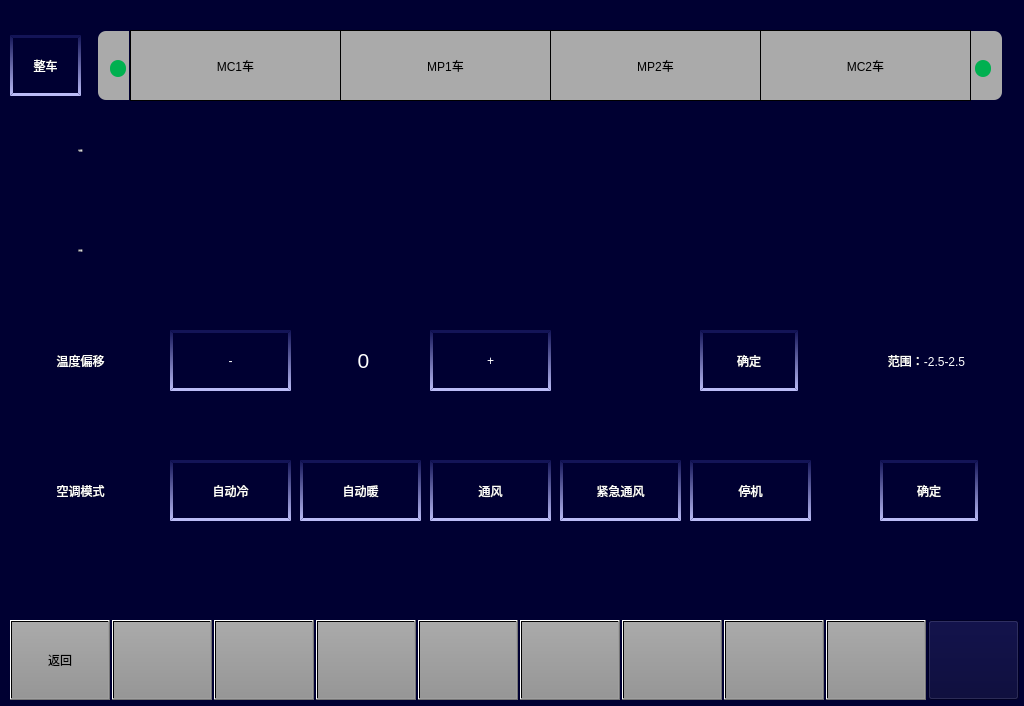
<?xml version="1.0" encoding="UTF-8"?>
<ui version="4.0">
 <class>VehicleSetAirConditionPage</class>
 <widget class="QWidget" name="VehicleSetAirConditionPage">
  <property name="geometry">
   <rect>
    <x>0</x>
    <y>0</y>
    <width>1024</width>
    <height>706</height>
   </rect>
  </property>
  <property name="windowTitle">
   <string>Form</string>
  </property>
  <property name="styleSheet">
   <string notr="true">background-color: rgb(0, 0,50);</string>
  </property>
  <widget class="QPushButton" name="BTN7">
   <property name="geometry">
    <rect>
     <x>622</x>
     <y>620</y>
     <width>100</width>
     <height>80</height>
    </rect>
   </property>
   <property name="focusPolicy">
    <enum>Qt::NoFocus</enum>
   </property>
   <property name="styleSheet">
    <string notr="true">	font: 20px, &quot;微软雅黑&quot;;
    color: black;
	transparent;background:qlineargradient(spread:pad,x1:0,y1:0,x2:0,y2:1,stop:0 rgba(170,170,170,255),stop:1 rgba(150,150,150,255));
</string>
   </property>
   <property name="text">
    <string/>
   </property>
  </widget>
  <widget class="QPushButton" name="BTN5">
   <property name="geometry">
    <rect>
     <x>418</x>
     <y>620</y>
     <width>100</width>
     <height>80</height>
    </rect>
   </property>
   <property name="focusPolicy">
    <enum>Qt::NoFocus</enum>
   </property>
   <property name="styleSheet">
    <string notr="true">	font: 20px, &quot;微软雅黑&quot;;
    color: black;
	transparent;background:qlineargradient(spread:pad,x1:0,y1:0,x2:0,y2:1,stop:0 rgba(170,170,170,255),stop:1 rgba(150,150,150,255));
</string>
   </property>
   <property name="text">
    <string/>
   </property>
  </widget>
  <widget class="QPushButton" name="BTNHome">
   <property name="geometry">
    <rect>
     <x>928</x>
     <y>620</y>
     <width>91</width>
     <height>80</height>
    </rect>
   </property>
   <property name="focusPolicy">
    <enum>Qt::NoFocus</enum>
   </property>
   <property name="styleSheet">
    <string notr="true">border-image: url(:/images/image/Home.png);</string>
   </property>
   <property name="text">
    <string/>
   </property>
  </widget>
  <widget class="QPushButton" name="BTN2">
   <property name="geometry">
    <rect>
     <x>112</x>
     <y>620</y>
     <width>100</width>
     <height>80</height>
    </rect>
   </property>
   <property name="focusPolicy">
    <enum>Qt::NoFocus</enum>
   </property>
   <property name="styleSheet">
    <string notr="true">font: 20px, &quot;微软雅黑&quot;;color: black;transparent;background:qlineargradient(spread:pad,x1:0,y1:0,x2:0,y2:1,stop:0 rgba(170,170,170,255),stop:1 rgba(150,150,150,255));</string>
   </property>
   <property name="text">
    <string/>
   </property>
  </widget>
  <widget class="QPushButton" name="BTN8">
   <property name="geometry">
    <rect>
     <x>724</x>
     <y>620</y>
     <width>100</width>
     <height>80</height>
    </rect>
   </property>
   <property name="focusPolicy">
    <enum>Qt::NoFocus</enum>
   </property>
   <property name="styleSheet">
    <string notr="true">	font: 20px, &quot;微软雅黑&quot;;
    color: black;
	transparent;background:qlineargradient(spread:pad,x1:0,y1:0,x2:0,y2:1,stop:0 rgba(170,170,170,255),stop:1 rgba(150,150,150,255));
</string>
   </property>
   <property name="text">
    <string/>
   </property>
  </widget>
  <widget class="QPushButton" name="BTN9">
   <property name="geometry">
    <rect>
     <x>826</x>
     <y>620</y>
     <width>100</width>
     <height>80</height>
    </rect>
   </property>
   <property name="focusPolicy">
    <enum>Qt::NoFocus</enum>
   </property>
   <property name="styleSheet">
    <string notr="true">	font: 20px, &quot;微软雅黑&quot;;
    color: black;
	transparent;background:qlineargradient(spread:pad,x1:0,y1:0,x2:0,y2:1,stop:0 rgba(170,170,170,255),stop:1 rgba(150,150,150,255));
</string>
   </property>
   <property name="text">
    <string/>
   </property>
  </widget>
  <widget class="QPushButton" name="BTN6">
   <property name="geometry">
    <rect>
     <x>520</x>
     <y>620</y>
     <width>100</width>
     <height>80</height>
    </rect>
   </property>
   <property name="focusPolicy">
    <enum>Qt::NoFocus</enum>
   </property>
   <property name="styleSheet">
    <string notr="true">	font: 20px, &quot;微软雅黑&quot;;
    color: black;
	transparent;background:qlineargradient(spread:pad,x1:0,y1:0,x2:0,y2:1,stop:0 rgba(170,170,170,255),stop:1 rgba(150,150,150,255));
</string>
   </property>
   <property name="text">
    <string/>
   </property>
  </widget>
  <widget class="QPushButton" name="BTN3">
   <property name="geometry">
    <rect>
     <x>214</x>
     <y>620</y>
     <width>100</width>
     <height>80</height>
    </rect>
   </property>
   <property name="focusPolicy">
    <enum>Qt::NoFocus</enum>
   </property>
   <property name="styleSheet">
    <string notr="true">	font: 20px, &quot;微软雅黑&quot;;
    color: black;
	transparent;background:qlineargradient(spread:pad,x1:0,y1:0,x2:0,y2:1,stop:0 rgba(170,170,170,255),stop:1 rgba(150,150,150,255));
</string>
   </property>
   <property name="text">
    <string/>
   </property>
  </widget>
  <widget class="QPushButton" name="BTN1">
   <property name="geometry">
    <rect>
     <x>10</x>
     <y>620</y>
     <width>100</width>
     <height>80</height>
    </rect>
   </property>
   <property name="focusPolicy">
    <enum>Qt::NoFocus</enum>
   </property>
   <property name="styleSheet">
    <string notr="true">font: 20px, &quot;微软雅黑&quot;;color: black;transparent;background:qlineargradient(spread:pad,x1:0,y1:0,x2:0,y2:1,stop:0 rgba(170,170,170,255),stop:1 rgba(150,150,150,255));</string>
   </property>
   <property name="text">
    <string>返回</string>
   </property>
  </widget>
  <widget class="QPushButton" name="BTN4">
   <property name="geometry">
    <rect>
     <x>316</x>
     <y>620</y>
     <width>100</width>
     <height>80</height>
    </rect>
   </property>
   <property name="focusPolicy">
    <enum>Qt::NoFocus</enum>
   </property>
   <property name="styleSheet">
    <string notr="true">	font: 20px, &quot;微软雅黑&quot;;
    color: black;
	transparent;background:qlineargradient(spread:pad,x1:0,y1:0,x2:0,y2:1,stop:0 rgba(170,170,170,255),stop:1 rgba(150,150,150,255));
</string>
   </property>
   <property name="text">
    <string/>
   </property>
  </widget>
  <widget class="QLabel" name="lbl_mode">
   <property name="geometry">
    <rect>
     <x>20</x>
     <y>470</y>
     <width>121</width>
     <height>41</height>
    </rect>
   </property>
   <property name="styleSheet">
    <string notr="true">color: rgb(255, 255, 255);
font:20px &quot;微软雅黑&quot;;</string>
   </property>
   <property name="text">
    <string>空调模式</string>
   </property>
   <property name="alignment">
    <set>Qt::AlignCenter</set>
   </property>
  </widget>
  <widget class="QPushButton" name="BTN_mode_autoWarm">
   <property name="geometry">
    <rect>
     <x>300</x>
     <y>460</y>
     <width>121</width>
     <height>61</height>
    </rect>
   </property>
   <property name="whatsThis">
    <string>7</string>
   </property>
   <property name="styleSheet">
    <string notr="true">border-top:3px solid rgb(19,20,87);
color: rgb(255, 255, 255);
border-bottom:3px solid rgb(187,188,247);
border-left:3px solid qlineargradient(x1:0, y1:0, x2:0, y2:1,stop:0 rgb(19,20,87), stop:1 rgb(187,188,247));
border-right:3px solid qlineargradient(x1:0, y1:0, x2:0, y2:1,stop:0 rgb(19,20,87), stop:1 rgb(187,188,247));
font:16px &quot;微软雅黑&quot;;</string>
   </property>
   <property name="text">
    <string>自动暖</string>
   </property>
  </widget>
  <widget class="QPushButton" name="BTN_mode_wind">
   <property name="geometry">
    <rect>
     <x>430</x>
     <y>460</y>
     <width>121</width>
     <height>61</height>
    </rect>
   </property>
   <property name="whatsThis">
    <string>8</string>
   </property>
   <property name="styleSheet">
    <string notr="true">border-top:3px solid rgb(19,20,87);
color: rgb(255, 255, 255);
border-bottom:3px solid rgb(187,188,247);
border-left:3px solid qlineargradient(x1:0, y1:0, x2:0, y2:1,stop:0 rgb(19,20,87), stop:1 rgb(187,188,247));
border-right:3px solid qlineargradient(x1:0, y1:0, x2:0, y2:1,stop:0 rgb(19,20,87), stop:1 rgb(187,188,247));
font:16px &quot;微软雅黑&quot;;</string>
   </property>
   <property name="text">
    <string>通风</string>
   </property>
  </widget>
  <widget class="QPushButton" name="BTN_mode_stop">
   <property name="geometry">
    <rect>
     <x>690</x>
     <y>460</y>
     <width>121</width>
     <height>61</height>
    </rect>
   </property>
   <property name="whatsThis">
    <string>10</string>
   </property>
   <property name="styleSheet">
    <string notr="true">border-top:3px solid rgb(19,20,87);
color: rgb(255, 255, 255);
border-bottom:3px solid rgb(187,188,247);
border-left:3px solid qlineargradient(x1:0, y1:0, x2:0, y2:1,stop:0 rgb(19,20,87), stop:1 rgb(187,188,247));
border-right:3px solid qlineargradient(x1:0, y1:0, x2:0, y2:1,stop:0 rgb(19,20,87), stop:1 rgb(187,188,247));
font:16px &quot;微软雅黑&quot;;</string>
   </property>
   <property name="text">
    <string>停机</string>
   </property>
  </widget>
  <widget class="QLabel" name="lbl_temperature">
   <property name="geometry">
    <rect>
     <x>20</x>
     <y>340</y>
     <width>121</width>
     <height>41</height>
    </rect>
   </property>
   <property name="styleSheet">
    <string notr="true">color: rgb(255, 255, 255);
font:20px &quot;微软雅黑&quot;;</string>
   </property>
   <property name="text">
    <string>温度偏移</string>
   </property>
   <property name="alignment">
    <set>Qt::AlignCenter</set>
   </property>
  </widget>
  <widget class="QPushButton" name="BTN_ne_0_5">
   <property name="geometry">
    <rect>
     <x>170</x>
     <y>330</y>
     <width>121</width>
     <height>61</height>
    </rect>
   </property>
   <property name="whatsThis">
    <string>11</string>
   </property>
   <property name="styleSheet">
    <string notr="true">border-top:3px solid rgb(19,20,87);
color: rgb(255, 255, 255);
border-bottom:3px solid rgb(187,188,247);
border-left:3px solid qlineargradient(x1:0, y1:0, x2:0, y2:1,stop:0 rgb(19,20,87), stop:1 rgb(187,188,247));
border-right:3px solid qlineargradient(x1:0, y1:0, x2:0, y2:1,stop:0 rgb(19,20,87), stop:1 rgb(187,188,247));
font:16px &quot;微软雅黑&quot;;</string>
   </property>
   <property name="text">
    <string>-</string>
   </property>
  </widget>
  <widget class="QPushButton" name="BTN_po_0_5">
   <property name="geometry">
    <rect>
     <x>430</x>
     <y>330</y>
     <width>121</width>
     <height>61</height>
    </rect>
   </property>
   <property name="whatsThis">
    <string>12</string>
   </property>
   <property name="styleSheet">
    <string notr="true">border-top:3px solid rgb(19,20,87);
color: rgb(255, 255, 255);
border-bottom:3px solid rgb(187,188,247);
border-left:3px solid qlineargradient(x1:0, y1:0, x2:0, y2:1,stop:0 rgb(19,20,87), stop:1 rgb(187,188,247));
border-right:3px solid qlineargradient(x1:0, y1:0, x2:0, y2:1,stop:0 rgb(19,20,87), stop:1 rgb(187,188,247));
font:16px &quot;微软雅黑&quot;;</string>
   </property>
   <property name="text">
    <string>+</string>
   </property>
  </widget>
  <widget class="QPushButton" name="btn_metro1">
   <property name="geometry">
    <rect>
     <x>130</x>
     <y>30</y>
     <width>211</width>
     <height>71</height>
    </rect>
   </property>
   <property name="whatsThis">
    <string>1</string>
   </property>
   <property name="styleSheet">
    <string notr="true">background-color:rgb(170,170,170);
border:1px solid black;
font:20px &quot;微软雅黑&quot;;</string>
   </property>
   <property name="text">
    <string>MC1车</string>
   </property>
  </widget>
  <widget class="QPushButton" name="btn_metro2">
   <property name="geometry">
    <rect>
     <x>340</x>
     <y>30</y>
     <width>211</width>
     <height>71</height>
    </rect>
   </property>
   <property name="whatsThis">
    <string>2</string>
   </property>
   <property name="styleSheet">
    <string notr="true">background-color:rgb(170,170,170);
border:1px solid black;
font:20px &quot;微软雅黑&quot;;</string>
   </property>
   <property name="text">
    <string>MP1车</string>
   </property>
  </widget>
  <widget class="QPushButton" name="btn_metro3">
   <property name="geometry">
    <rect>
     <x>550</x>
     <y>30</y>
     <width>211</width>
     <height>71</height>
    </rect>
   </property>
   <property name="whatsThis">
    <string>3</string>
   </property>
   <property name="styleSheet">
    <string notr="true">background-color:rgb(170,170,170);
border:1px solid black;
font:20px &quot;微软雅黑&quot;;</string>
   </property>
   <property name="text">
    <string>MP2车</string>
   </property>
  </widget>
  <widget class="QPushButton" name="btn_metro4">
   <property name="geometry">
    <rect>
     <x>760</x>
     <y>30</y>
     <width>211</width>
     <height>71</height>
    </rect>
   </property>
   <property name="whatsThis">
    <string>4</string>
   </property>
   <property name="styleSheet">
    <string notr="true">background-color:rgb(170,170,170);
border:1px solid black;
font:20px &quot;微软雅黑&quot;;</string>
   </property>
   <property name="text">
    <string>MC2车</string>
   </property>
  </widget>
  <widget class="QPushButton" name="BTN_mode_autoCool">
   <property name="geometry">
    <rect>
     <x>170</x>
     <y>460</y>
     <width>121</width>
     <height>61</height>
    </rect>
   </property>
   <property name="whatsThis">
    <string>6</string>
   </property>
   <property name="styleSheet">
    <string notr="true">border-top:3px solid rgb(19,20,87);
color: rgb(255, 255, 255);
border-bottom:3px solid rgb(187,188,247);
border-left:3px solid qlineargradient(x1:0, y1:0, x2:0, y2:1,stop:0 rgb(19,20,87), stop:1 rgb(187,188,247));
border-right:3px solid qlineargradient(x1:0, y1:0, x2:0, y2:1,stop:0 rgb(19,20,87), stop:1 rgb(187,188,247));
font:16px &quot;微软雅黑&quot;;</string>
   </property>
   <property name="text">
    <string>自动冷</string>
   </property>
  </widget>
  <widget class="QPushButton" name="BTN_mode_Ventilate">
   <property name="geometry">
    <rect>
     <x>560</x>
     <y>460</y>
     <width>121</width>
     <height>61</height>
    </rect>
   </property>
   <property name="whatsThis">
    <string>9</string>
   </property>
   <property name="styleSheet">
    <string notr="true">border-top:3px solid rgb(19,20,87);
color: rgb(255, 255, 255);
border-bottom:3px solid rgb(187,188,247);
border-left:3px solid qlineargradient(x1:0, y1:0, x2:0, y2:1,stop:0 rgb(19,20,87), stop:1 rgb(187,188,247));
border-right:3px solid qlineargradient(x1:0, y1:0, x2:0, y2:1,stop:0 rgb(19,20,87), stop:1 rgb(187,188,247));
font:16px &quot;微软雅黑&quot;;</string>
   </property>
   <property name="text">
    <string>紧急通风</string>
   </property>
  </widget>
  <widget class="QPushButton" name="BTN_allMetro">
   <property name="geometry">
    <rect>
     <x>10</x>
     <y>35</y>
     <width>71</width>
     <height>61</height>
    </rect>
   </property>
   <property name="whatsThis">
    <string>5</string>
   </property>
   <property name="styleSheet">
    <string notr="true">border-top:3px solid rgb(19,20,87);
color: rgb(255, 255, 255);
border-bottom:3px solid rgb(187,188,247);
border-left:3px solid qlineargradient(x1:0, y1:0, x2:0, y2:1,stop:0 rgb(19,20,87), stop:1 rgb(187,188,247));
border-right:3px solid qlineargradient(x1:0, y1:0, x2:0, y2:1,stop:0 rgb(19,20,87), stop:1 rgb(187,188,247));
font:16px &quot;微软雅黑&quot;;</string>
   </property>
   <property name="text">
    <string>整车</string>
   </property>
  </widget>
  <widget class="QLabel" name="lbl_tmp1">
   <property name="geometry">
    <rect>
     <x>200</x>
     <y>140</y>
     <width>41</width>
     <height>25</height>
    </rect>
   </property>
   <property name="font">
    <font>
     <pointsize>16</pointsize>
    </font>
   </property>
   <property name="styleSheet">
    <string notr="true">background-color: rgb(0, 0, 50);
color: rgb(255, 255, 255);</string>
   </property>
   <property name="text">
    <string/>
   </property>
   <property name="alignment">
    <set>Qt::AlignCenter</set>
   </property>
  </widget>
  <widget class="QLabel" name="lbl_tmp3">
   <property name="geometry">
    <rect>
     <x>620</x>
     <y>140</y>
     <width>41</width>
     <height>25</height>
    </rect>
   </property>
   <property name="font">
    <font>
     <pointsize>16</pointsize>
    </font>
   </property>
   <property name="styleSheet">
    <string notr="true">background-color: rgb(0, 0, 50);
color: rgb(255, 255, 255);</string>
   </property>
   <property name="text">
    <string/>
   </property>
   <property name="alignment">
    <set>Qt::AlignCenter</set>
   </property>
  </widget>
  <widget class="QLabel" name="lbl_tmpToken4">
   <property name="geometry">
    <rect>
     <x>880</x>
     <y>140</y>
     <width>25</width>
     <height>25</height>
    </rect>
   </property>
   <property name="font">
    <font>
     <pointsize>16</pointsize>
    </font>
   </property>
   <property name="styleSheet">
    <string notr="true">border-image: url(:/images/image/tmptoken.png);</string>
   </property>
   <property name="text">
    <string/>
   </property>
  </widget>
  <widget class="QLabel" name="lbl_tmpToken3">
   <property name="geometry">
    <rect>
     <x>670</x>
     <y>140</y>
     <width>25</width>
     <height>25</height>
    </rect>
   </property>
   <property name="font">
    <font>
     <pointsize>16</pointsize>
    </font>
   </property>
   <property name="styleSheet">
    <string notr="true">border-image: url(:/images/image/tmptoken.png);</string>
   </property>
   <property name="text">
    <string/>
   </property>
  </widget>
  <widget class="QLabel" name="lbl_tmpToken2">
   <property name="geometry">
    <rect>
     <x>460</x>
     <y>140</y>
     <width>25</width>
     <height>25</height>
    </rect>
   </property>
   <property name="font">
    <font>
     <pointsize>16</pointsize>
    </font>
   </property>
   <property name="styleSheet">
    <string notr="true">border-image: url(:/images/image/tmptoken.png);</string>
   </property>
   <property name="text">
    <string/>
   </property>
  </widget>
  <widget class="QLabel" name="lbl_tmp2">
   <property name="geometry">
    <rect>
     <x>410</x>
     <y>140</y>
     <width>41</width>
     <height>25</height>
    </rect>
   </property>
   <property name="font">
    <font>
     <pointsize>16</pointsize>
    </font>
   </property>
   <property name="styleSheet">
    <string notr="true">background-color: rgb(0, 0, 50);
color: rgb(255, 255, 255);</string>
   </property>
   <property name="text">
    <string/>
   </property>
   <property name="alignment">
    <set>Qt::AlignCenter</set>
   </property>
  </widget>
  <widget class="QLabel" name="lbl_tmp4">
   <property name="geometry">
    <rect>
     <x>830</x>
     <y>140</y>
     <width>41</width>
     <height>25</height>
    </rect>
   </property>
   <property name="font">
    <font>
     <pointsize>16</pointsize>
    </font>
   </property>
   <property name="styleSheet">
    <string notr="true">background-color: rgb(0, 0, 50);
color: rgb(255, 255, 255);</string>
   </property>
   <property name="text">
    <string/>
   </property>
   <property name="alignment">
    <set>Qt::AlignCenter</set>
   </property>
  </widget>
  <widget class="QLabel" name="lbl_tmpToken1">
   <property name="geometry">
    <rect>
     <x>250</x>
     <y>140</y>
     <width>25</width>
     <height>25</height>
    </rect>
   </property>
   <property name="font">
    <font>
     <pointsize>16</pointsize>
    </font>
   </property>
   <property name="styleSheet">
    <string notr="true">border-image: url(:/images/image/tmptoken.png);</string>
   </property>
   <property name="text">
    <string/>
   </property>
  </widget>
  <widget class="QLabel" name="lbl_realtemperature">
   <property name="geometry">
    <rect>
     <x>20</x>
     <y>130</y>
     <width>121</width>
     <height>41</height>
    </rect>
   </property>
   <property name="font">
    <font>
     <family>微软雅黑</family>
     <pointsize>-1</pointsize>
     <weight>50</weight>
     <italic>false</italic>
     <bold>false</bold>
    </font>
   </property>
   <property name="styleSheet">
    <string notr="true">color: rgb(255, 255, 255);
font:20px &quot;微软雅黑&quot;;</string>
   </property>
   <property name="text">
    <string>车厢温度</string>
   </property>
   <property name="alignment">
    <set>Qt::AlignCenter</set>
   </property>
  </widget>
  <widget class="QLabel" name="lbl_settemperature">
   <property name="geometry">
    <rect>
     <x>20</x>
     <y>230</y>
     <width>121</width>
     <height>41</height>
    </rect>
   </property>
   <property name="font">
    <font>
     <family>微软雅黑</family>
     <pointsize>-1</pointsize>
     <weight>50</weight>
     <italic>false</italic>
     <bold>false</bold>
    </font>
   </property>
   <property name="styleSheet">
    <string notr="true">color: rgb(255, 255, 255);
font:20px &quot;微软雅黑&quot;;</string>
   </property>
   <property name="text">
    <string>目标温度</string>
   </property>
   <property name="alignment">
    <set>Qt::AlignCenter</set>
   </property>
  </widget>
  <widget class="QLabel" name="lbl_settmp4">
   <property name="geometry">
    <rect>
     <x>830</x>
     <y>240</y>
     <width>41</width>
     <height>25</height>
    </rect>
   </property>
   <property name="font">
    <font>
     <pointsize>16</pointsize>
    </font>
   </property>
   <property name="styleSheet">
    <string notr="true">background-color: rgb(0, 0, 50);
color: rgb(255, 255, 255);</string>
   </property>
   <property name="text">
    <string/>
   </property>
   <property name="alignment">
    <set>Qt::AlignCenter</set>
   </property>
  </widget>
  <widget class="QLabel" name="lbl_settmp1">
   <property name="geometry">
    <rect>
     <x>200</x>
     <y>240</y>
     <width>41</width>
     <height>25</height>
    </rect>
   </property>
   <property name="font">
    <font>
     <pointsize>16</pointsize>
    </font>
   </property>
   <property name="styleSheet">
    <string notr="true">background-color: rgb(0, 0, 50);
color: rgb(255, 255, 255);</string>
   </property>
   <property name="text">
    <string/>
   </property>
   <property name="alignment">
    <set>Qt::AlignCenter</set>
   </property>
  </widget>
  <widget class="QLabel" name="lbl_settmp2">
   <property name="geometry">
    <rect>
     <x>410</x>
     <y>240</y>
     <width>41</width>
     <height>25</height>
    </rect>
   </property>
   <property name="font">
    <font>
     <pointsize>16</pointsize>
    </font>
   </property>
   <property name="styleSheet">
    <string notr="true">background-color: rgb(0, 0, 50);
color: rgb(255, 255, 255);</string>
   </property>
   <property name="text">
    <string/>
   </property>
   <property name="alignment">
    <set>Qt::AlignCenter</set>
   </property>
  </widget>
  <widget class="QLabel" name="lbl_settmp3">
   <property name="geometry">
    <rect>
     <x>620</x>
     <y>240</y>
     <width>41</width>
     <height>25</height>
    </rect>
   </property>
   <property name="font">
    <font>
     <pointsize>16</pointsize>
    </font>
   </property>
   <property name="styleSheet">
    <string notr="true">background-color: rgb(0, 0, 50);
color: rgb(255, 255, 255);</string>
   </property>
   <property name="text">
    <string/>
   </property>
   <property name="alignment">
    <set>Qt::AlignCenter</set>
   </property>
  </widget>
  <widget class="QLabel" name="lbl_settmpToken1">
   <property name="geometry">
    <rect>
     <x>250</x>
     <y>240</y>
     <width>25</width>
     <height>25</height>
    </rect>
   </property>
   <property name="font">
    <font>
     <pointsize>16</pointsize>
    </font>
   </property>
   <property name="styleSheet">
    <string notr="true">border-image: url(:/images/image/tmptoken.png);</string>
   </property>
   <property name="text">
    <string/>
   </property>
  </widget>
  <widget class="QLabel" name="lbl_settmpToken4">
   <property name="geometry">
    <rect>
     <x>880</x>
     <y>240</y>
     <width>25</width>
     <height>25</height>
    </rect>
   </property>
   <property name="font">
    <font>
     <pointsize>16</pointsize>
    </font>
   </property>
   <property name="styleSheet">
    <string notr="true">border-image: url(:/images/image/tmptoken.png);</string>
   </property>
   <property name="text">
    <string/>
   </property>
  </widget>
  <widget class="QLabel" name="lbl_settmpToken3">
   <property name="geometry">
    <rect>
     <x>670</x>
     <y>240</y>
     <width>25</width>
     <height>25</height>
    </rect>
   </property>
   <property name="font">
    <font>
     <pointsize>16</pointsize>
    </font>
   </property>
   <property name="styleSheet">
    <string notr="true">border-image: url(:/images/image/tmptoken.png);</string>
   </property>
   <property name="text">
    <string/>
   </property>
  </widget>
  <widget class="QLabel" name="lbl_settmpToken2">
   <property name="geometry">
    <rect>
     <x>460</x>
     <y>240</y>
     <width>25</width>
     <height>25</height>
    </rect>
   </property>
   <property name="font">
    <font>
     <pointsize>16</pointsize>
    </font>
   </property>
   <property name="styleSheet">
    <string notr="true">border-image: url(:/images/image/tmptoken.png);</string>
   </property>
   <property name="text">
    <string/>
   </property>
  </widget>
  <widget class="QPushButton" name="BTN_confirm">
   <property name="geometry">
    <rect>
     <x>880</x>
     <y>460</y>
     <width>98</width>
     <height>61</height>
    </rect>
   </property>
   <property name="styleSheet">
    <string notr="true">border-top:3px solid rgb(19,20,87);
color: rgb(255, 255, 255);
border-bottom:3px solid rgb(187,188,247);
border-left:3px solid qlineargradient(x1:0, y1:0, x2:0, y2:1,stop:0 rgb(19,20,87), stop:1 rgb(187,188,247));
border-right:3px solid qlineargradient(x1:0, y1:0, x2:0, y2:1,stop:0 rgb(19,20,87), stop:1 rgb(187,188,247));
font:16px &quot;微软雅黑&quot;;</string>
   </property>
   <property name="text">
    <string>确定</string>
   </property>
  </widget>
  <widget class="QPushButton" name="BTN_comfirm1">
   <property name="geometry">
    <rect>
     <x>700</x>
     <y>330</y>
     <width>98</width>
     <height>61</height>
    </rect>
   </property>
   <property name="styleSheet">
    <string notr="true">border-top:3px solid rgb(19,20,87);
color: rgb(255, 255, 255);
border-bottom:3px solid rgb(187,188,247);
border-left:3px solid qlineargradient(x1:0, y1:0, x2:0, y2:1,stop:0 rgb(19,20,87), stop:1 rgb(187,188,247));
border-right:3px solid qlineargradient(x1:0, y1:0, x2:0, y2:1,stop:0 rgb(19,20,87), stop:1 rgb(187,188,247));
font:16px &quot;微软雅黑&quot;;</string>
   </property>
   <property name="text">
    <string>确定</string>
   </property>
  </widget>
  <widget class="QLabel" name="tempoffset">
   <property name="geometry">
    <rect>
     <x>318</x>
     <y>340</y>
     <width>91</width>
     <height>41</height>
    </rect>
   </property>
   <property name="font">
    <font>
     <pointsize>16</pointsize>
    </font>
   </property>
   <property name="styleSheet">
    <string notr="true">background-color: rgb(0, 0, 50);
color: rgb(255, 255, 255);</string>
   </property>
   <property name="text">
    <string>0</string>
   </property>
   <property name="alignment">
    <set>Qt::AlignCenter</set>
   </property>
  </widget>
  <widget class="QLabel" name="lbl_temperature_2">
   <property name="geometry">
    <rect>
     <x>856</x>
     <y>330</y>
     <width>141</width>
     <height>61</height>
    </rect>
   </property>
   <property name="styleSheet">
    <string notr="true">color: rgb(255, 255, 255);
font:20px &quot;微软雅黑&quot;;</string>
   </property>
   <property name="text">
    <string>范围：-2.5-2.5</string>
   </property>
   <property name="alignment">
    <set>Qt::AlignCenter</set>
   </property>
  </widget>
  <widget class="QLabel" name="lbl_cab1_active">
   <property name="geometry">
    <rect>
     <x>110</x>
     <y>60</y>
     <width>16</width>
     <height>17</height>
    </rect>
   </property>
   <property name="styleSheet">
    <string notr="true">background-color: rgb(0, 176, 80);
border-radius:8px;</string>
   </property>
   <property name="text">
    <string/>
   </property>
  </widget>
  <widget class="QLabel" name="lbl_cab2_active">
   <property name="geometry">
    <rect>
     <x>975</x>
     <y>60</y>
     <width>16</width>
     <height>17</height>
    </rect>
   </property>
   <property name="styleSheet">
    <string notr="true">background-color: rgb(0, 176, 80);
border-radius:8px;</string>
   </property>
   <property name="text">
    <string/>
   </property>
  </widget>
  <widget class="QLabel" name="label">
   <property name="geometry">
    <rect>
     <x>98</x>
     <y>31</y>
     <width>31</width>
     <height>69</height>
    </rect>
   </property>
   <property name="styleSheet">
    <string notr="true">background-color:rgb(170,170,170);
border-top-left-radius:8px;
border-bottom-left-radius:8px;</string>
   </property>
   <property name="text">
    <string/>
   </property>
  </widget>
  <widget class="QLabel" name="label_2">
   <property name="geometry">
    <rect>
     <x>971</x>
     <y>31</y>
     <width>31</width>
     <height>69</height>
    </rect>
   </property>
   <property name="styleSheet">
    <string notr="true">background-color:rgb(170,170,170);
border-top-right-radius:8px;
border-bottom-right-radius:8px;</string>
   </property>
   <property name="text">
    <string/>
   </property>
  </widget>
  <zorder>label</zorder>
  <zorder>label_2</zorder>
  <zorder>BTN7</zorder>
  <zorder>BTN5</zorder>
  <zorder>BTNHome</zorder>
  <zorder>BTN2</zorder>
  <zorder>BTN8</zorder>
  <zorder>BTN9</zorder>
  <zorder>BTN6</zorder>
  <zorder>BTN3</zorder>
  <zorder>BTN1</zorder>
  <zorder>BTN4</zorder>
  <zorder>lbl_mode</zorder>
  <zorder>BTN_mode_autoWarm</zorder>
  <zorder>BTN_mode_wind</zorder>
  <zorder>BTN_mode_stop</zorder>
  <zorder>lbl_temperature</zorder>
  <zorder>BTN_ne_0_5</zorder>
  <zorder>BTN_po_0_5</zorder>
  <zorder>btn_metro1</zorder>
  <zorder>btn_metro2</zorder>
  <zorder>btn_metro3</zorder>
  <zorder>btn_metro4</zorder>
  <zorder>BTN_mode_autoCool</zorder>
  <zorder>BTN_mode_Ventilate</zorder>
  <zorder>BTN_allMetro</zorder>
  <zorder>lbl_tmp1</zorder>
  <zorder>lbl_tmp3</zorder>
  <zorder>lbl_tmpToken4</zorder>
  <zorder>lbl_tmpToken3</zorder>
  <zorder>lbl_tmpToken2</zorder>
  <zorder>lbl_tmp2</zorder>
  <zorder>lbl_tmp4</zorder>
  <zorder>lbl_tmpToken1</zorder>
  <zorder>lbl_realtemperature</zorder>
  <zorder>lbl_settemperature</zorder>
  <zorder>lbl_settmp4</zorder>
  <zorder>lbl_settmp1</zorder>
  <zorder>lbl_settmp2</zorder>
  <zorder>lbl_settmp3</zorder>
  <zorder>lbl_settmpToken1</zorder>
  <zorder>lbl_settmpToken4</zorder>
  <zorder>lbl_settmpToken3</zorder>
  <zorder>lbl_settmpToken2</zorder>
  <zorder>BTN_confirm</zorder>
  <zorder>BTN_comfirm1</zorder>
  <zorder>tempoffset</zorder>
  <zorder>lbl_temperature_2</zorder>
  <zorder>lbl_cab1_active</zorder>
  <zorder>lbl_cab2_active</zorder>
 </widget>
 <resources/>
 <connections/>
</ui>
